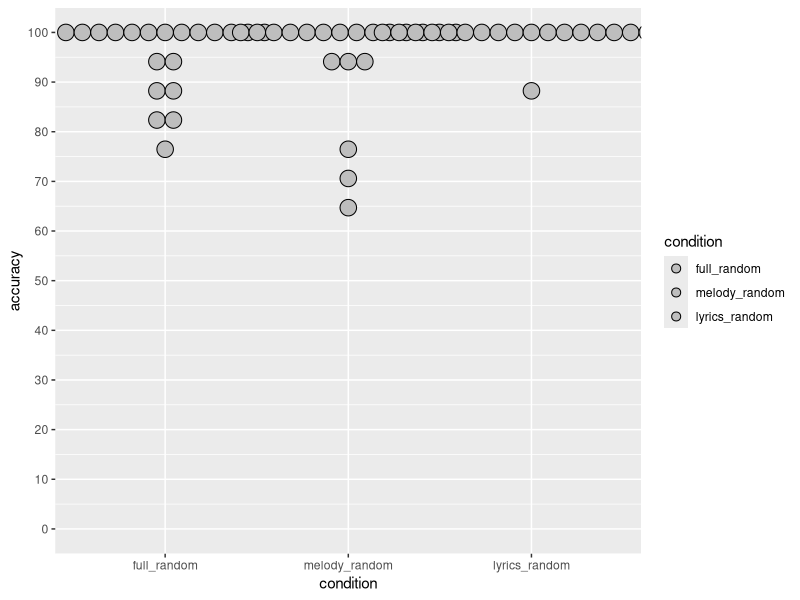
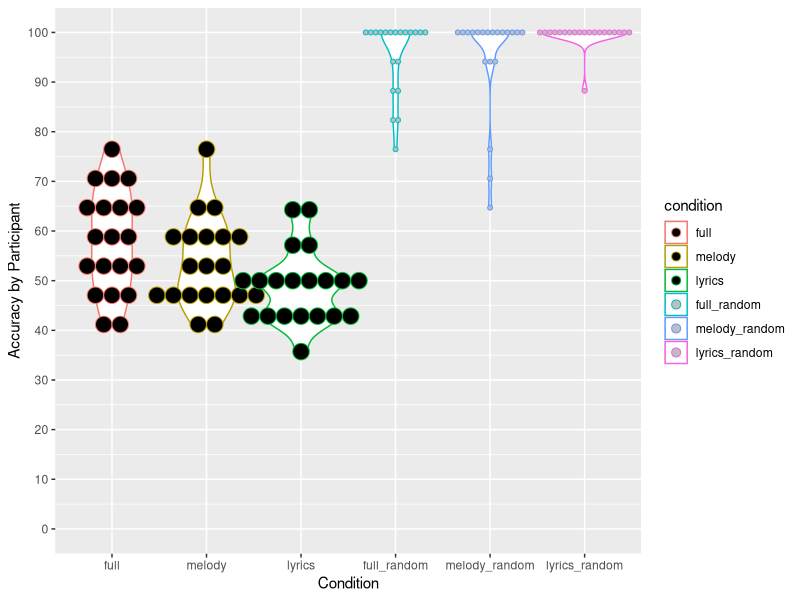
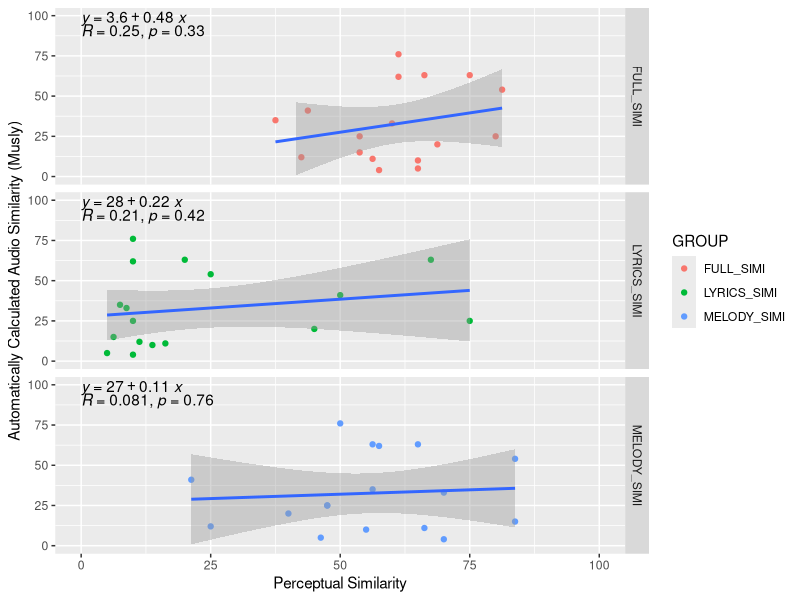
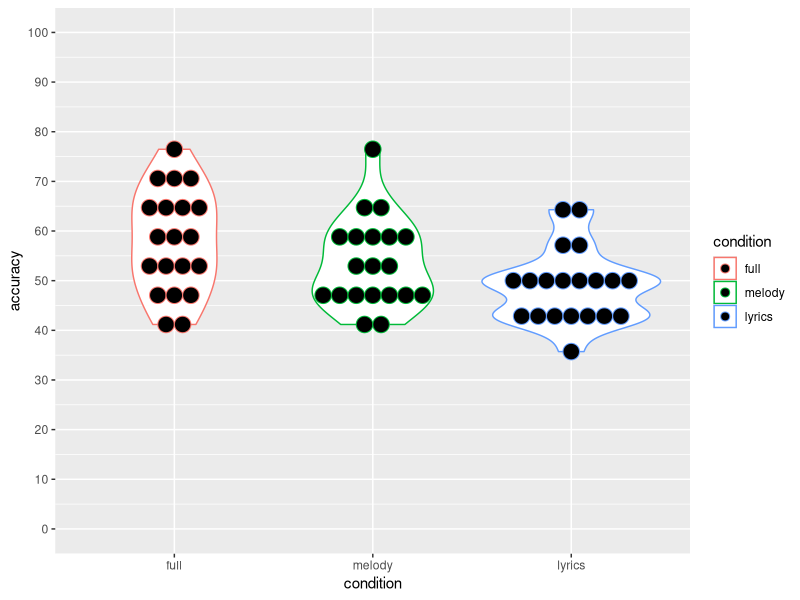
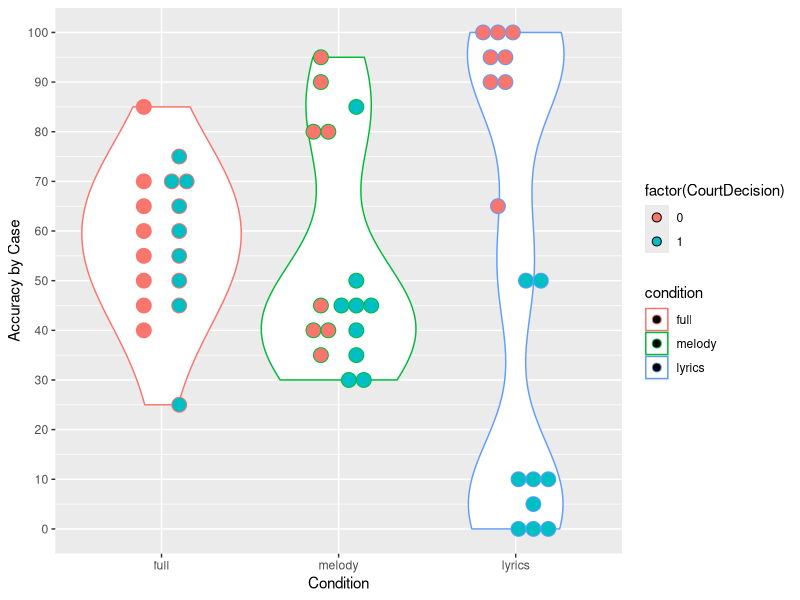
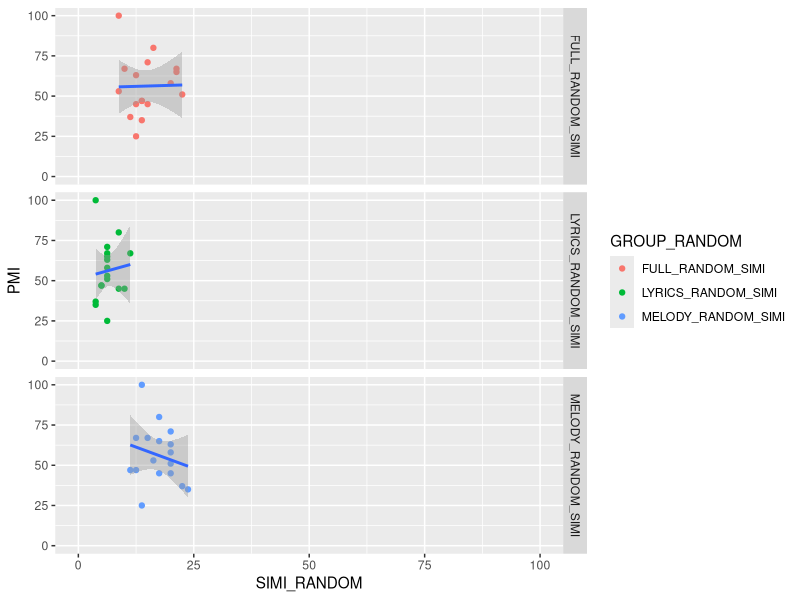
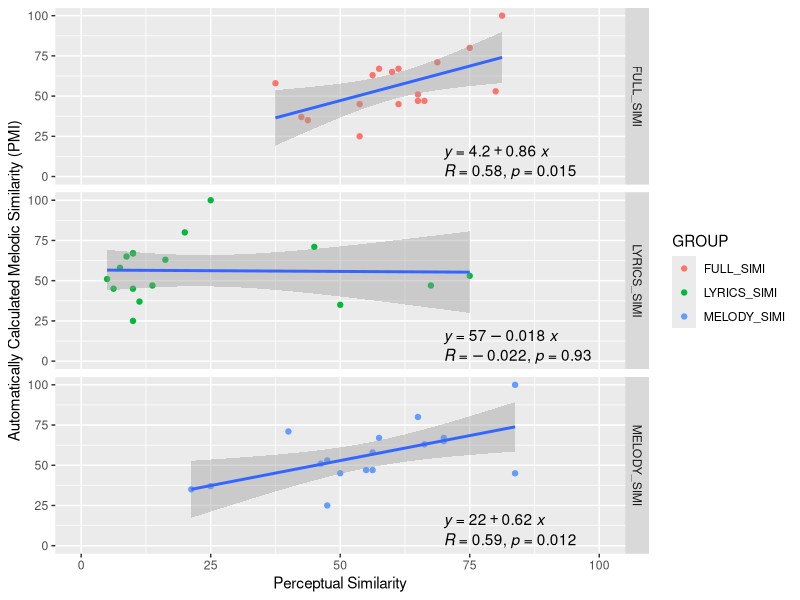

Here is the R script that generated these plots, in order:
setwd("/Users/yyc/PerceptualData")

install.packages(c("tidyr", "ggplot2"))
install.packages("ggpubr")
library(tidyr)
library(ggplot2)
library(ggpubr)

accuracy_byParti <- read.csv("accuracy_by_participant.csv", header = TRUE)
t.test(accuracy_byParti$full, accuracy_byParti$melody, paired = TRUE)
t.test(accuracy_byParti$melody, accuracy_byParti$lyrics, paired = TRUE)
t.test(accuracy_byParti$full, accuracy_byParti$lyrics, paired = TRUE)



# Violin plot for accuracy by participant
# Basic violin plot
accuracy_byParti <- read.csv("accuracy_by_participant.csv", header = TRUE)
data_long <- gather(accuracy_byParti, condition, accuracy, full:lyrics, factor_key = TRUE)
data_long_random <- gather(accuracy_byParti, condition, accuracy, full_random:lyrics_random, factor_key = TRUE)

p <- ggplot(data_long, aes(x = condition, y = accuracy, color = condition)) + 
  scale_y_continuous(breaks = seq(0,100,by=10), limits = c(0,100)) + 
  geom_violin() + aes(ymin = 0) + aes(ymax = 100) + 
  geom_dotplot(binaxis = 'y', stackdir = 'center', dotsize = 1)

# random control
g <- ggplot(data_long_random, aes(x = condition, y = accuracy, fill = condition)) + 
  scale_y_continuous(breaks = seq(0,100,by=10), limits = c(0,100)) + 
  geom_dotplot(binaxis = 'y', stackdir = 'center', dotsize = 1) + 
  scale_fill_manual(values = c("gray", "gray", "gray"))

mix <- ggplot(data_long, aes(x = condition, y = accuracy, color = condition)) + 
  scale_y_continuous(breaks = seq(0,100,by=10), limits = c(0,100)) + 
  geom_violin() + aes(ymin = 0) + aes(ymax = 100) + 
  geom_dotplot(binaxis = 'y', stackdir = 'center', dotsize = 1) + 
  geom_violin(data = data_long_random, mapping = aes(x = condition, y = accuracy, color = condition)) + 
  geom_dotplot(data = data_long_random, mapping = aes(x = condition, y = accuracy), 
               binwidth = 2, binaxis = "y", stackdir = "center", fill = "gray", dotsize = 0.5) + 
  labs(x = "Condition", y = "Accuracy by Participant")



# Violin plot for accuracy by case
# Basic violin plot
accuracy_byCase <- read.csv("accuracy_by_case.csv", header = TRUE)
data_long <- gather(accuracy_byCase, condition, accuracy, full:lyrics, factor_key = TRUE)

p_byCase <- ggplot(data_long, aes(x = condition, y = accuracy, color = condition, fill = factor(CourtDecision))) + 
  scale_y_continuous(breaks = seq(0,100,by=10), limits = c(0,100)) + 
  geom_violin(fill = "white", bw = 12) + aes(ymin = 0) + aes(ymax = 100) + 
  geom_dotplot(position = position_dodge(width=0.4), binwidth = 3, binaxis = "y", stackdir = "center", dotsize = 1) + 
  #  geom_dotplot(binwidth = 3, binaxis = "y", binpositions = "all", stackdir = "center", dotsize = 1, stackgroups = TRUE)
  labs(x = "Condition", y = "Accuracy by Case")



# Perceptual similarity vs PMI
similarity <- read.csv("perceptual_simi_vs_pmi_long.csv", header = TRUE)
pmi_p <- ggplot(similarity, aes(x = SIMILARITY, y = PMI)) + 
  scale_x_continuous(breaks = c(0,25,50,75,100), limits = c(0,100)) + 
  scale_y_continuous(breaks = c(0,25,50,75,100), limits = c(0,100)) + 
  geom_point(aes(colour = GROUP)) + 
  geom_smooth(method = "lm") + facet_grid(GROUP~.) + 
  labs(x = "Perceptual Similarity", y = "Automatically Calculated Melodic Similarity (PMI)") + 
  stat_regline_equation(label.x = 70, label.y = 15) + 
  stat_cor(label.x = 70, label.y = 3)

# random control
pmi_g <- ggplot(similarity, aes(x = SIMI_RANDOM, y = PMI)) + 
  scale_x_continuous(breaks = c(0,25,50,75,100), limits = c(0,100)) + 
  scale_y_continuous(breaks = c(0,25,50,75,100), limits = c(0,100)) + 
  geom_point(aes(colour = GROUP_RANDOM)) + 
  geom_smooth(method = "lm") + facet_grid(GROUP_RANDOM~.)



# Perceptual similarity vs Musly similarity
perceptual_musly <- read.csv("perceptual_simi_vs_musly_simi_long.csv", header = TRUE)
musly_p <- ggplot(perceptual_musly, aes(x = SIMILARITY, y = Musly_simi)) + 
  scale_x_continuous(breaks = c(0,25,50,75,100), limits = c(0,100)) + 
  scale_y_continuous(breaks = c(0,25,50,75,100), limits = c(0,100)) + 
  geom_point(aes(colour = GROUP)) + 
  geom_smooth(method = "lm") + facet_grid(GROUP~.) + 
  labs(x = "Perceptual Similarity", y = "Automatically Calculated Audio Similarity (Musly)") + 
  stat_regline_equation(label.x = 0, label.y = 98) + 
  stat_cor(label.x = 0, label.y = 90)

